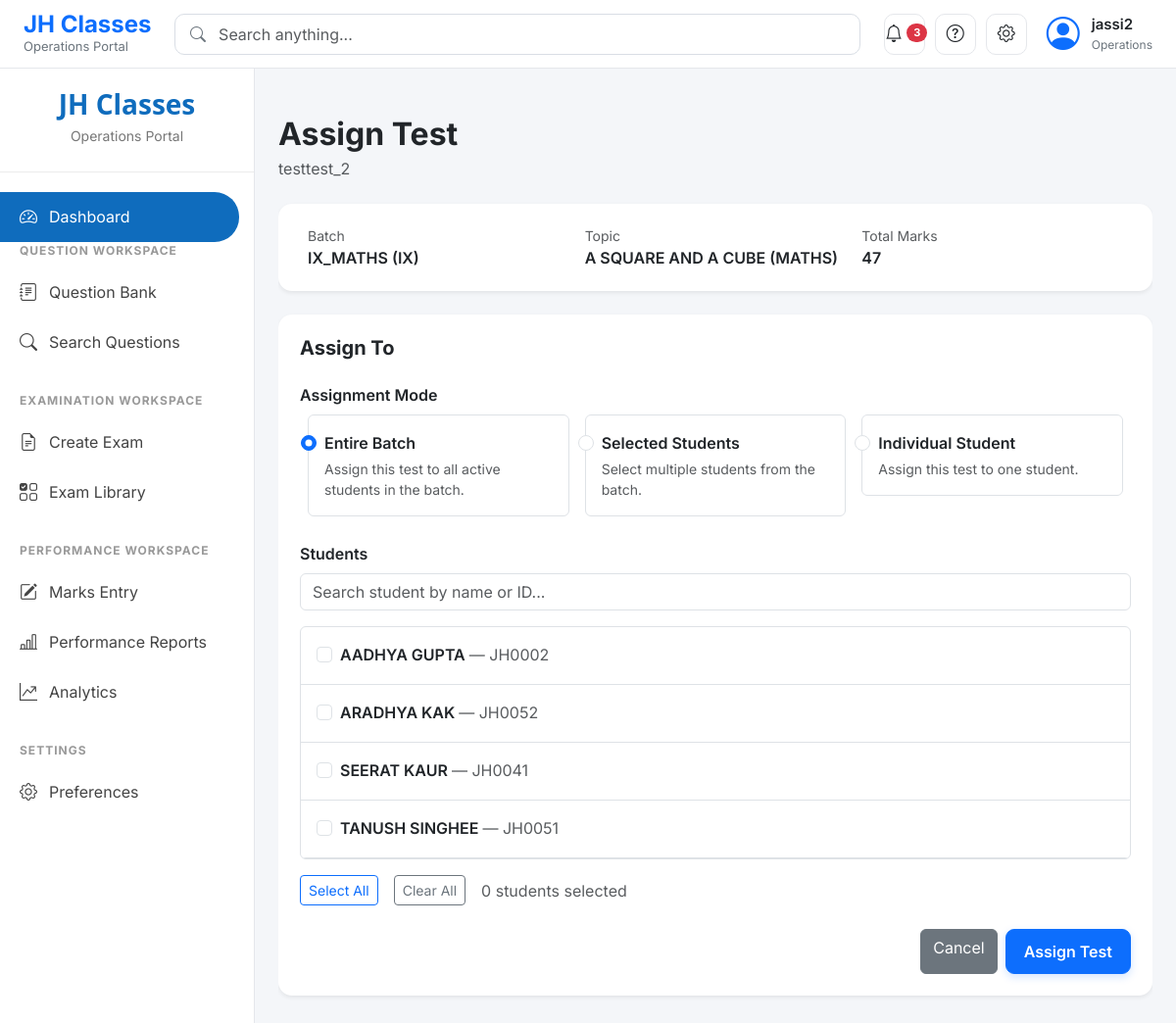
Screenshot of /operations/exams/9/assign/ (signed in) with the database file from the repository.
### students/models.py (models this page shows, shortened)
class Exam(models.Model):
    name = models.CharField(max_length=100)
    assessment = models.OneToOneField(
        'performance.Assessment',
        on_delete=models.CASCADE,
        related_name='online_exam',
        null=True,
        blank=True
    )
    topic = models.ForeignKey(
        Topic,
        on_delete=models.CASCADE
    )
    batch = models.ForeignKey(
        Batch,
        on_delete=models.CASCADE
    )
    duration = models.IntegerField(
        help_text="Duration in minutes"
    )
    total_marks = models.IntegerField()
    number_of_questions = models.IntegerField(default=10)
    start_time = models.DateTimeField()
    end_time = models.DateTimeField()

class Batch(models.Model):
    batch_name = models.CharField(max_length=50)
    student_class = models.CharField(max_length=20, blank=True, null=True)
    def __str__(self):
        return f"{self.batch_name} ({self.student_class})"

class Topic(models.Model):
    subject = models.ForeignKey(
        Subject,
        on_delete=models.CASCADE,
        related_name='topics'
    )
    name = models.CharField(max_length=100)
    def __str__(self):
        return f"{self.name} ({self.subject.name})"

class Subject(models.Model):
    name = models.CharField(max_length=100, unique=True)
    code = models.CharField(max_length=10, blank=True, null=True)

class Student(models.Model):
    FEE_PLAN_CHOICES = [
        ('MONTHLY', 'Monthly'),
        ('QUARTERLY', 'Quarterly'),
        ('THREE_QUARTERLY', '3 Quarterly'),
    ]
    student_name = models.CharField(max_length=100)
    student_mobile = models.CharField(max_length=15, blank=True, null=True)
    student_id = models.CharField(max_length=20, unique=True, blank=True, null=True)
    password = models.CharField(max_length=128, blank=True, null=True)
    must_change_password = models.BooleanField(default=True)
    date_of_birth = models.DateField(blank=True, null=True)
    father_name = models.CharField(max_length=100, blank=True, null=True)
    father_mobile = models.CharField(max_length=15, blank=True, null=True)
    mother_name = models.CharField(max_length=100, blank=True, null=True)
    mother_mobile = models.CharField(max_length=15, blank=True, null=True)
    school = models.ForeignKey(
        School,
        on_delete=models.SET_NULL,
        null=True,
        blank=True
    )
    batch = models.ForeignKey(
        Batch,
        on_delete=models.SET_NULL,
        null=True,
        blank=True,
        related_name="primary_students"
    )
    additional_batches = models.ManyToManyField(
    Batch,
    blank=True,
    related_name="additional_students",
    verbose_name="Additional Batches",
    help_text="Select additional batches. Main Batch is selected above."
    )
    fee_plan = models.CharField(
        max_length=20,
        choices=FEE_PLAN_CHOICES,
        blank=True,
        null=True
    )
    fee_amount = models.DecimalField(
        max_digits=8,
        decimal_places=2,
        blank=True,
        null=True
    )
    address = models.TextField(blank=True, null=True)
    student_photo = models.ImageField(
        upload_to='students/',
        blank=True,
        null=True
    )
    is_active = models.BooleanField(default=True)

### students/views.py (the view, shortened to what this page needs)
# urls.py: path('operations/exams/<int:exam_id>/assign/', views.assign_test, name='assign_test'),
@login_required
def assign_test(request, exam_id):
    if not request.user.is_staff:
        return redirect('/')
    exam = get_object_or_404(
        Exam.objects.select_related(
            "batch",
            "topic",
        ),
        id=exam_id,
    )
    students = Student.objects.filter(
        models.Q(batch=exam.batch)
        |
        models.Q(additional_batches=exam.batch),
        is_active=True,
    ).distinct().order_by(
        "student_name"
    )
    context = {
        "exam": exam,
        "students": students,
    }
    return render(
        request,
        "operations/assign_test.html",
        context,
    )

### templates/operations/assign_test.html (shortened to what this page needs)
{% extends 'website/home.html' %}
{% block content %}
<div class="container-fluid py-4">
    <div class="d-flex justify-content-between align-items-center mb-4">
        <div>
            <h2 class="mb-1 fw-bold">
                Assign Test
            </h2>
            <div class="text-muted">
                {{ exam.name }}
            </div>
        </div>
    </div>
    <div class="card shadow-sm border-0 mb-4">
        <div class="card-body">
            <div class="row g-3">
                <div class="col-md-4">
                    <div class="text-muted small">
                        Batch
                    </div>
                    <div class="fw-semibold">
                        {{ exam.batch }}
                    </div>
                </div>
                <div class="col-md-4">
                    <div class="text-muted small">
                        Topic
                    </div>
                    <div class="fw-semibold">
                        {{ exam.topic }}
                    </div>
                </div>
                <div class="col-md-4">
                    <div class="text-muted small">
                        Total Marks
                    </div>
                    <div class="fw-semibold">
                        {{ exam.total_marks }}
                    </div>
                </div>
            </div>
        </div>
    </div>
    <form method="POST">
        <div class="card shadow-sm border-0">
            <div class="card-body">
                <h5 class="fw-bold mb-4">
                    Assign To
                </h5>
                <div class="mb-4">
                    <label class="form-label fw-semibold">
                        Assignment Mode
                    </label>
                    <div class="row g-3">
                        <div class="col-md-4">
                            <div class="form-check border rounded p-3">
                                <input
                                    class="form-check-input"
                                    type="radio"
                                    name="assignment_mode"
                                    value="batch"
                                    id="assign_batch"
                                    checked
                                >
                                <label
                                    class="form-check-label fw-semibold"
                                    for="assign_batch"
                                >
                                    Entire Batch
                                </label>
                                <div class="small text-muted mt-1">
                                    Assign this test to all active students in the batch.
                                </div>
                            </div>
                        </div>
                        <div class="col-md-4">
                            <div class="form-check border rounded p-3">
                                <input
                                    class="form-check-input"
                                    type="radio"
                                    name="assignment_mode"
                                    value="selected"
                                    id="assign_selected"
                                >
                                <label
                                    class="form-check-label fw-semibold"
                                    for="assign_selected"
                                >
                                    Selected Students
                                </label>
                                <div class="small text-muted mt-1">
                                    Select multiple students from the batch.
                                </div>
                            </div>
                        </div>
                        <div class="col-md-4">
                            <div class="form-check border rounded p-3">
                                <input
                                    class="form-check-input"
                                    type="radio"
                                    name="assignment_mode"
                                    value="individual"
                                    id="assign_individual"
                                >
                                <label
                                    class="form-check-label fw-semibold"
                                    for="assign_individual"
                                >
                                    Individual Student
                                </label>
                                <div class="small text-muted mt-1">
                                    Assign this test to one student.
                                </div>
                            </div>
                        </div>
                    </div>
                </div>
                <div class="mb-3">
                    <label class="form-label fw-semibold">
                        Students
                    </label>
                    <input
                        type="text"
                        id="studentSearch"
                        class="form-control mb-3"
                        placeholder="Search student by name or ID..."
                    >
                    <div
                        class="border rounded"
                        style="max-height: 350px; overflow-y: auto;"
                    >
                        {% for student in students %}
                        <div
                            class="student-row border-bottom p-3"
                            data-name="{{ student.student_name|lower }}"
                            data-id="{{ student.student_id|lower }}"
                        >
                            <div class="form-check">
                                <input
                                    class="form-check-input student-checkbox"
                                    type="checkbox"
                                    name="students"
                                    value="{{ student.id }}"
                                    id="student_{{ student.id }}"
                                >
                                <label
                                    class="form-check-label"
                                    for="student_{{ student.id }}"
                                >
                                    <span class="fw-semibold">
                                        {{ student.student_name }}
                                    </span>
                                    {% if student.student_id %}
                                        <span class="text-muted">
                                            — {{ student.student_id }}
                                        </span>
                                    {% endif %}
                                </label>
                            </div>
                        </div>
                        {% empty %}
                        <div class="text-center text-muted py-4">
                            No active students found.
                        </div>
                        {% endfor %}
                    </div>
                </div>
                <div class="d-flex align-items-center gap-3 mb-4">
                    <button
                        type="button"
                        id="selectAllStudents"
                        class="btn btn-sm btn-outline-primary"
                    >
                        Select All
                    </button>
                    <button
                        type="button"
                        id="clearAllStudents"
                        class="btn btn-sm btn-outline-secondary"
                    >
                        Clear All
                    </button>
                    <span
                        id="selectedCount"
                        class="text-muted"
                    >
                    </span>
                </div>
                <div class="d-flex justify-content-end gap-2">
                    <a
                        href="{% url 'exam_library' %}"
                        class="btn btn-secondary"
                    >
                        Cancel
                    </a>
                    <button
                        type="submit"
                        class="btn btn-primary"
                    >
                        Assign Test
                    </button>
                </div>
            </div>
        </div>
    </form>
</div>
{% endblock %}

### templates/includes/header.html (shortened to what this page needs)
<header class="erp-header">
    <div class="erp-header-left">
        <div class="erp-brand">
            <div class="erp-brand-title">
                JH Classes
            </div>
            <div class="erp-brand-subtitle">
                Operations Portal
            </div>
        </div>
    </div>
    <div class="erp-header-center">
        <div class="erp-search">
            <i class="bi bi-search"></i>
            <input
                type="text"
                class="form-control"
                placeholder="Search anything...">
        </div>
    </div>
    <div class="erp-header-right">
        <button class="btn header-icon position-relative"
                title="Notifications">
            <i class="bi bi-bell"></i>
            <span class="badge bg-danger rounded-pill notification-badge">
                3
            </span>
        </button>
        <button class="btn header-icon"
                title="Help">
            <i class="bi bi-question-circle"></i>
        </button>
        <button class="btn header-icon"
                title="Settings">
            <i class="bi bi-gear"></i>
        </button>
        <div class="erp-user">
            <div class="erp-user-avatar">
                <i class="bi bi-person-circle"></i>
            </div>
            <div class="erp-user-info">
                <div class="erp-user-name">
                    {{ request.user.username|default:"Administrator" }}
                </div>
                <div class="erp-user-role">
                    Operations
                </div>
            </div>
        </div>
    </div>
</header>

### rows the page displays
Exam: name "testtest_2", batch "IX_MATHS (IX)", topic "A SQUARE AND A CUBE (MATHS)", total_marks "47"
Student: student_name "AADHYA GUPTA", student_id "JH0002"
Student: student_name "ARADHYA KAK", student_id "JH0052"
Student: student_name "SEERAT KAUR", student_id "JH0041"
Student: student_name "TANUSH SINGHEE", student_id "JH0051"

### other values shown
{{ request.user.username|default:"Administrator" }} "jassi2"
